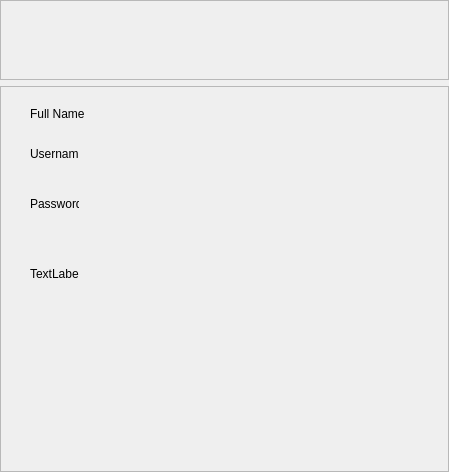
<?xml version="1.0" encoding="UTF-8"?>
<ui version="4.0">
 <class>MainWindow</class>
 <widget class="QMainWindow" name="MainWindow">
  <property name="geometry">
   <rect>
    <x>0</x>
    <y>0</y>
    <width>449</width>
    <height>472</height>
   </rect>
  </property>
  <property name="windowTitle">
   <string>MainWindow</string>
  </property>
  <widget class="QWidget" name="centralwidget">
   <layout class="QVBoxLayout" name="verticalLayout">
    <property name="leftMargin">
     <number>0</number>
    </property>
    <property name="topMargin">
     <number>0</number>
    </property>
    <property name="rightMargin">
     <number>0</number>
    </property>
    <property name="bottomMargin">
     <number>0</number>
    </property>
    <item>
     <widget class="QFrame" name="frame">
      <property name="maximumSize">
       <size>
        <width>16777215</width>
        <height>80</height>
       </size>
      </property>
      <property name="frameShape">
       <enum>QFrame::StyledPanel</enum>
      </property>
      <property name="frameShadow">
       <enum>QFrame::Raised</enum>
      </property>
     </widget>
    </item>
    <item>
     <widget class="QFrame" name="frame_2">
      <property name="frameShape">
       <enum>QFrame::StyledPanel</enum>
      </property>
      <property name="frameShadow">
       <enum>QFrame::Raised</enum>
      </property>
      <widget class="QLabel" name="label">
       <property name="geometry">
        <rect>
         <x>30</x>
         <y>20</y>
         <width>91</width>
         <height>16</height>
        </rect>
       </property>
       <property name="text">
        <string>Full Name</string>
       </property>
      </widget>
      <widget class="QLabel" name="label_2">
       <property name="geometry">
        <rect>
         <x>30</x>
         <y>60</y>
         <width>49</width>
         <height>16</height>
        </rect>
       </property>
       <property name="text">
        <string>Username</string>
       </property>
      </widget>
      <widget class="QLabel" name="label_3">
       <property name="geometry">
        <rect>
         <x>30</x>
         <y>110</y>
         <width>49</width>
         <height>16</height>
        </rect>
       </property>
       <property name="text">
        <string>Password</string>
       </property>
      </widget>
      <widget class="QLabel" name="label_4">
       <property name="geometry">
        <rect>
         <x>30</x>
         <y>180</y>
         <width>49</width>
         <height>16</height>
        </rect>
       </property>
       <property name="text">
        <string>TextLabel</string>
       </property>
      </widget>
     </widget>
    </item>
   </layout>
  </widget>
 </widget>
 <resources/>
 <connections/>
</ui>
